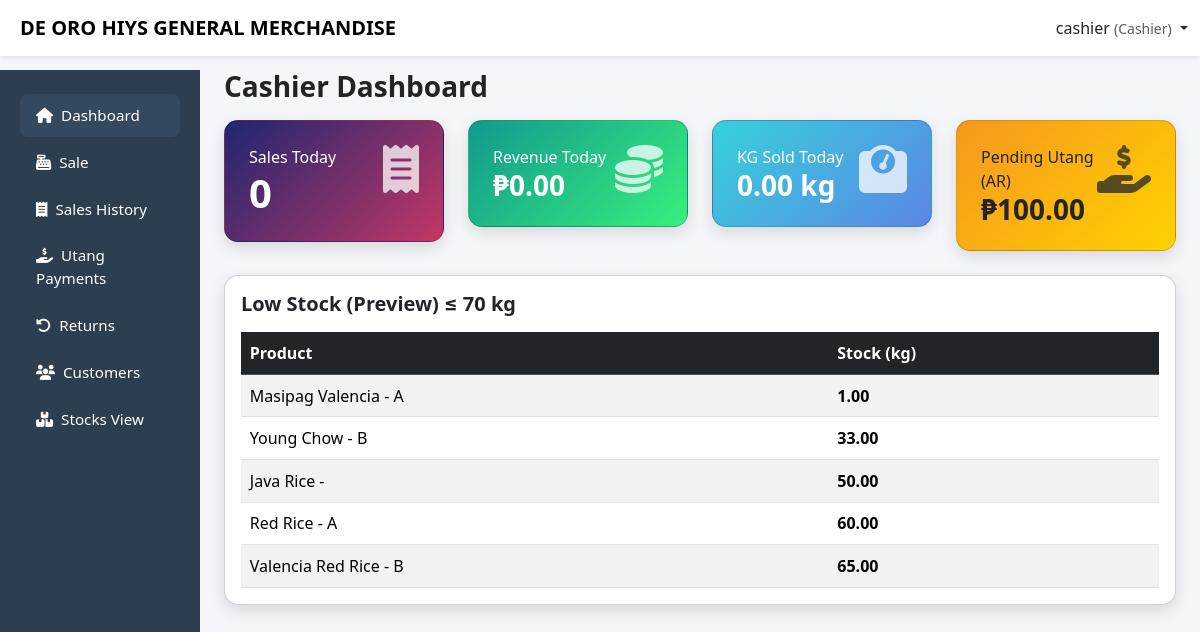
Screenshot of /ricesales_stock_monitoring/capstone/cashier/dashboard.php (signed in) with the database file from the repository.
### tables this page shows
CREATE TABLE `stock_settings` (
  `id` tinyint(4) NOT NULL,
  `low_threshold_kg` decimal(10,2) NOT NULL DEFAULT 10.00,
  `over_threshold_kg` decimal(10,2) NOT NULL DEFAULT 1000.00,
  `updated_at` datetime DEFAULT current_timestamp() ON UPDATE current_timestamp()
);

CREATE TABLE `products` (
  `product_id` int(11) NOT NULL,
  `variety` varchar(100) DEFAULT NULL,
  `grade` enum('A','B') NOT NULL,
  `unit_weight_kg` decimal(10,2) DEFAULT NULL,
  `price_per_sack` decimal(10,2) NOT NULL,
  `price_per_kg` decimal(10,2) NOT NULL,
  `created_at` timestamp NOT NULL DEFAULT current_timestamp(),
  `archived` tinyint(1) NOT NULL DEFAULT 0,
  `stock_kg` decimal(10,2) NOT NULL DEFAULT 0.00
);

### ricesales_stock_monitoring/capstone/cashier/dashboard.php (the view, shortened to what this page needs)
<?php
include '../config/db.php';
$DEFAULT_LOW  = 10.0;
$settingsRow = null;
$settingsRes = $conn->query("SELECT low_threshold_kg, over_threshold_kg FROM stock_settings WHERE id=1 LIMIT 1");
if($settingsRes){
    $settingsRow = $settingsRes->fetch_assoc();
}
$LOW_STOCK_THRESHOLD  = (float)($settingsRow['low_threshold_kg'] ?? $DEFAULT_LOW);
$username = $_SESSION['username'] ?? 'Cashier';
$user_id = (int)($_SESSION['user_id'] ?? 0);
function h($v){ return htmlspecialchars((string)$v, ENT_QUOTES, 'UTF-8'); }
$todayStart = date('Y-m-d 00:00:00');
$todayEnd = date('Y-m-d 00:00:00', strtotime('+1 day'));
$stmt = $conn->prepare("
SELECT
COUNT(*) AS total_sales,
IFNULL(SUM(total_amount),0) AS revenue
FROM sales
WHERE user_id = ?
AND sale_date >= ? AND sale_date < ?
AND (status IS NULL OR LOWER(status) <> 'cancelled')
");
$stmt->bind_param("iss", $user_id, $todayStart, $todayEnd);
$stmt->execute();
$today = $stmt->get_result()->fetch_assoc() ?: ['total_sales'=>0,'revenue'=>0];
$stmt = $conn->prepare("
SELECT IFNULL(SUM(si.qty_kg),0) AS sold_kg
FROM sales_items si
JOIN sales s ON si.sale_id = s.sale_id
WHERE s.user_id = ?
AND s.sale_date >= ? AND s.sale_date < ?
AND (s.status IS NULL OR LOWER(s.status) <> 'cancelled')
");
$stmt->bind_param("iss", $user_id, $todayStart, $todayEnd);
$stmt->execute();
$kgToday = $stmt->get_result()->fetch_assoc() ?: ['sold_kg'=>0];
$stmt = $conn->prepare("
SELECT IFNULL(SUM(ar.balance),0) AS ar_balance
FROM account_receivable ar
JOIN sales s ON ar.sales_id = s.sale_id
WHERE ar.balance > 0
AND s.user_id = ?
AND (s.status IS NULL OR LOWER(s.status) <> 'cancelled')
");
$stmt->bind_param("i", $user_id);
$stmt->execute();
$ar = $stmt->get_result()->fetch_assoc() ?: ['ar_balance'=>0];
$threshold = $LOW_STOCK_THRESHOLD;
$stmt = $conn->prepare("
SELECT p.product_id, p.variety, p.grade,
IFNULL(SUM(CASE
WHEN LOWER(it.type)='in' THEN it.qty_kg
WHEN LOWER(it.type)='out' THEN -it.qty_kg
WHEN LOWER(it.type)='adjust' THEN it.qty_kg
ELSE 0
END),0) AS stock_kg
FROM products p
LEFT JOIN inventory_transactions it ON it.product_id = p.product_id
WHERE p.archived=0
GROUP BY p.product_id
HAVING stock_kg <= ?
ORDER BY stock_kg ASC
LIMIT 5
");
$stmt->bind_param("d", $threshold);
$stmt->execute();
$lowStock = $stmt->get_result();
?>
<!DOCTYPE html>
<html lang="en">
<head>
<link href="https://cdn.jsdelivr.net/npm/bootstrap@5.3.2/dist/css/bootstrap.min.css" rel="stylesheet">
<link href="https://cdnjs.cloudflare.com/ajax/libs/font-awesome/6.5.1/css/all.min.css" rel="stylesheet">
<link href="../css/layout.css" link rel="stylesheet">
</head>
<body>
<nav class="navbar navbar-expand-lg navbar-light bg-white shadow-sm fixed-top">
<div class="container-fluid">
<span class="navbar-brand fw-bold ms-2">DE ORO HIYS GENERAL MERCHANDISE</span>
<div class="ms-auto dropdown">
<a class="nav-link dropdown-toggle" data-bs-toggle="dropdown">
<?= h($username) ?> <small class="text-muted">(Cashier)</small>
</a>
</div>
</div>
</nav>
<div class="container-fluid">
<div class="row">
<?php include '../includes/cashier_sidebar.php'; ?>
<main class="col-lg-10 ms-sm-auto px-4 main-content">
<h3 class="fw-bold mb-3">Cashier Dashboard</h3>
<div class="row g-4">
<div class="col-12 col-md-6 col-xl-3">
<div class="card modern-card bg-gradient-primary text-white p-4">
<div class="d-flex justify-content-between">
<div>
<div class="fw-light">Sales Today</div>
<div class="display-6 fw-bold"><?= (int)$today['total_sales'] ?></div>
</div>
<i class="fas fa-receipt fa-3x opacity-75"></i>
</div>
</div>
</div>
<div class="col-12 col-md-6 col-xl-3">
<div class="card modern-card bg-gradient-success text-white p-4">
<div class="d-flex justify-content-between">
<div>
<div class="fw-light">Revenue Today</div>
<div class="h3 fw-bold mb-0">₱<?= number_format((float)$today['revenue'],2) ?></div>
</div>
<i class="fas fa-coins fa-3x opacity-75"></i>
</div>
</div>
</div>
<div class="col-12 col-md-6 col-xl-3">
<div class="card modern-card bg-gradient-info text-white p-4">
<div class="d-flex justify-content-between">
<div>
<div class="fw-light">KG Sold Today</div>
<div class="h3 fw-bold mb-0"><?= number_format((float)$kgToday['sold_kg'],2) ?> kg</div>
</div>
<i class="fas fa-weight-scale fa-3x opacity-75"></i>
</div>
</div>
</div>
<div class="col-12 col-md-6 col-xl-3">
<div class="card modern-card bg-gradient-warning text-dark p-4">
<div class="d-flex justify-content-between">
<div>
<div class="fw-light">Pending Utang (AR)</div>
<div class="h3 fw-bold mb-0">₱<?= number_format((float)$ar['ar_balance'],2) ?></div>
</div>
<i class="fas fa-hand-holding-dollar fa-3x opacity-75"></i>
</div>
</div>
</div>
</div>
<div class="card modern-card mt-4">
<div class="card-body">
<h5 class="fw-bold mb-3">Low Stock (Preview) ≤ <?= number_format($threshold,0) ?> kg</h5>
<div class="table-responsive">
<table class="table table-striped align-middle mb-0">
<thead class="table-dark">
<tr><th>Product</th><th>Stock (kg)</th></tr>
</thead>
<tbody>
<?php if($lowStock && $lowStock->num_rows): ?>
<?php while($p = $lowStock->fetch_assoc()): ?>
<tr>
<td><?= h($p['variety']." - ".$p['grade']) ?></td>
<td class="fw-bold"><?= number_format((float)$p['stock_kg'],2) ?></td>
</tr>
<?php endwhile; ?>
<?php else: ?>
<tr><td colspan="2" class="text-center text-muted">No low stock items.</td></tr>
<?php endif; ?>
</tbody>
</table>
</div>
</div>
</div>
</main>
</div>
</div>
</body>
</html>

### ricesales_stock_monitoring/capstone/css/layout.css (style rules this page uses)
body { background:#f4f6f9; padding-top: 60px; }
.modern-card { border-radius:14px; box-shadow:0 6px 16px rgba(0,0,0,.12); transition:.3s; }
.main-content { padding-top:0px; }
.bg-gradient-primary { background:linear-gradient(135deg,#1d2671,#c33764); }
.bg-gradient-success { background:linear-gradient(135deg,#11998e,#38ef7d); }
.bg-gradient-info { background:linear-gradient(135deg,#36d1dc,#5b86e5); }
.bg-gradient-warning { background:linear-gradient(135deg,#f7971e,#ffd200); }
.table td, .table th { padding:0.55rem; vertical-align: middle; }
.table td,.table th { vertical-align:middle; }
table td, .table th { padding:0.55rem; vertical-align: middle; }
body { background:#f4f6f9; padding-top:70px; }
.modern-card { border-radius:14px; box-shadow:0 6px 16px rgba(0,0,0,.12); }
.table td, .table th { vertical-align: middle; }

### rows the page displays
stock_settings: low_threshold_kg "70"
products: variety+grade "Masipag Valencia - A", stock_kg "1.00"
products: variety+grade "Young Chow - B", stock_kg "33.00"
products: variety+grade "Java Rice -", stock_kg "50.00"
products: variety+grade "Red Rice - A", stock_kg "60.00"
products: variety+grade "Valencia Red Rice - B", stock_kg "65.00"

### other values shown
$username "cashier"
$today['total_sales'] "0"
$today['revenue'] "0.00"
$kgToday['sold_kg'] "0.00"
$ar['ar_balance'] "100.00"
